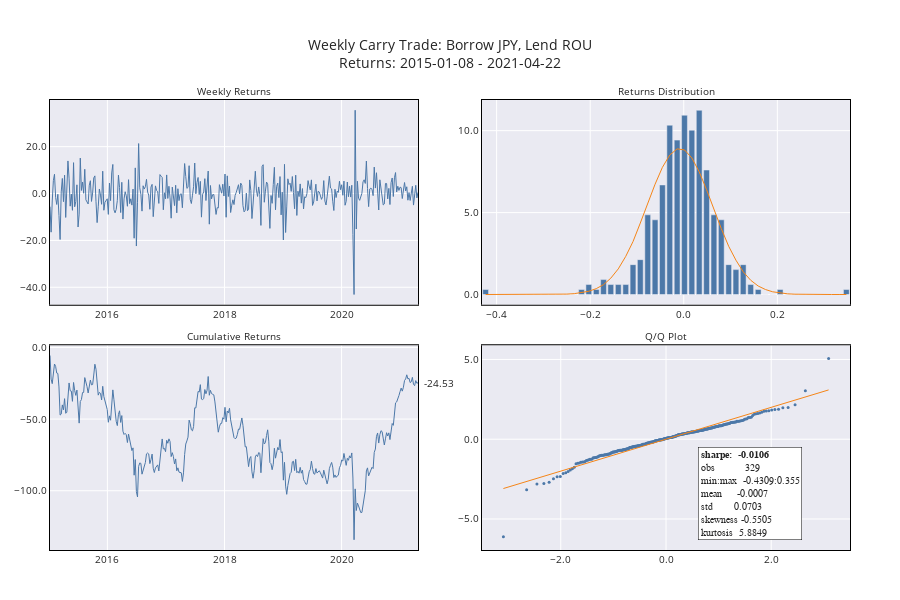

Notebook source saved alongside this figure:
### Markdown cell above
**Distributions of returns**
* Overall this is poor strategy, with a negative cumulative return, higher variability and more extreme outliers than the previous strategy.
* This strategy loses all of its money after 18 months.

**Drivers of profit and loss**
* It looks like the main reason for the poor performance through the first 18 months is that the lend-borrow exchange rate moves are unfavorable and there are no corresponding favorable movements in yields to compensate for them like there were in the previous strategy.
* Leaving aside that we had already lost all our money by then, then losses that result from the pandemic volatility are even more extreme in this case with a maximu single day loss of over 40%.

### Code cell
utils.make_returns_chart(df_ret_1)

### Figure 1 — Plotly figure (JSON) as saved in the notebook; plotly's stock layout.template omitted (floating-point values rounded to 4 significant figures; data arrays with more than 128 entries replaced by an {"elided": "..."} marker saying what was removed)
{"data": [{"line": {"color": "#4C78A8", "width": 1}, "name": "return", "type": "scatter", "x": {"elided": "329 str values"}, "xaxis": "x", "y": {"elided": "329 float values"}, "yaxis": "y"}, {"line": {"color": "#4C78A8", "width": 1}, "name": "cum. return", "type": "scatter", "x": {"elided": "329 str values"}, "xaxis": "x3", "y": {"elided": "329 float values"}, "yaxis": "y3"}, {"marker": {"color": "#4C78A8"}, "name": "pct. of returns", "type": "bar", "x": [-0.4235, -0.407, -0.3915, -0.376, -0.36, -0.3445, -0.329, -0.313, -0.297, -0.2815, -0.266, -0.25, -0.234, -0.2185, -0.203, -0.187, -0.1715, -0.156, -0.14, -0.124, -0.1085, -0.09295, -0.07705, -0.06135, -0.04565, -0.02995, -0.01422, 0.00153, 0.01724, 0.03295, 0.0487, 0.06445, 0.08015, 0.096, 0.1115, 0.127, 0.143, 0.159, 0.1745, 0.19, 0.206, 0.222, 0.2375, 0.253, 0.269, 0.2845, 0.3, 0.316, 0.332, 0.3475], "xaxis": "x2", "y": [0.304, 0, 0, 0, 0, 0, 0, 0, 0, 0, 0, 0, 0, 0.304, 0.6079, 0.304, 0.9119, 0.6079, 0.6079, 0.6079, 1.824, 2.128, 4.863, 4.559, 6.687, 10.33, 9.422, 10.94, 10.03, 11.25, 7.599, 4.863, 4.559, 1.824, 1.52, 1.824, 0.6079, 0.304, 0, 0, 0.304, 0, 0, 0, 0, 0, 0, 0, 0, 0.304], "yaxis": "y2"}, {"line": {"color": "#F58518", "width": 1}, "name": "normal", "type": "scatter", "x": [-0.4235, -0.407, -0.3915, -0.376, -0.36, -0.3445, -0.329, -0.313, -0.297, -0.2815, -0.266, -0.25, -0.234, -0.2185, -0.203, -0.187, -0.1715, -0.156, -0.14, -0.124, -0.1085, -0.09295, -0.07705, -0.06135, -0.04565, -0.02995, -0.01422, 0.00153, 0.01724, 0.03295, 0.0487, 0.06445, 0.08015, 0.096, 0.1115, 0.127, 0.143, 0.159, 0.1745, 0.19, 0.206, 0.222, 0.2375, 0.253, 0.269, 0.2845, 0.3, 0.316, 0.332, 0.3475], "xaxis": "x2", "y": [2.624e-07, 9.762e-07, 3.192e-06, 1.074e-05, 3.432e-05, 9.73e-05, 0.0002813, 0.000772, 0.002012, 0.004713, 0.01111, 0.02488, 0.0529, 0.1024, 0.1969, 0.3595, 0.6033, 0.9968, 1.564, 2.329, 3.229, 4.359, 5.554, 6.731, 7.762, 8.516, 8.889, 8.825, 8.335, 7.49, 6.396, 5.201, 4.023, 2.943, 2.094, 1.385, 0.8703, 0.5192, 0.3052, 0.1647, 0.08441, 0.04107, 0.01995, 0.008781, 0.00367, 0.001546, 0.0005845, 0.0002099, 7.156e-05, 2.49e-05], "yaxis": "y2"}, {"marker": {"color": "#4C78A8", "size": 3}, "mode": "markers", "name": "return norm.", "type": "scatter", "x": {"elided": "329 float values"}, "xaxis": "x4", "y": {"elided": "329 float values"}, "yaxis": "y4"}, {"line": {"color": "#F58518", "width": 1}, "name": "norm.", "type": "scatter", "x": {"elided": "329 float values"}, "xaxis": "x4", "y": {"elided": "329 float values"}, "yaxis": "y4"}], "layout": {"annotations": [{"font": {"size": 10}, "showarrow": false, "text": "Weekly Returns", "x": 0.23, "xanchor": "center", "xref": "paper", "y": 1, "yanchor": "bottom", "yref": "paper"}, {"font": {"size": 10}, "showarrow": false, "text": "Returns Distribution", "x": 0.77, "xanchor": "center", "xref": "paper", "y": 1, "yanchor": "bottom", "yref": "paper"}, {"font": {"size": 10}, "showarrow": false, "text": "Cumulative Returns", "x": 0.23, "xanchor": "center", "xref": "paper", "y": 0.455, "yanchor": "bottom", "yref": "paper"}, {"font": {"size": 10}, "showarrow": false, "text": "Q/Q Plot", "x": 0.77, "xanchor": "center", "xref": "paper", "y": 0.455, "yanchor": "bottom", "yref": "paper"}, {"align": "left", "font": {"size": 10}, "showarrow": false, "text": "-24.53", "x": 0.465, "xanchor": "left", "xref": "paper", "y": -24.53, "yref": "y3"}, {"align": "left", "bgcolor": "white", "bordercolor": "black", "borderpad": 2, "borderwidth": 0.5, "font": {"family": "Courier New, monospace", "size": 10}, "showarrow": false, "text": "<b>sharpe:  -0.0106</b><br>obs          329<br>min:max  -0.4309:0.355<br>mean     -0.0007<br>std       0.0703<br>skewness -0.5505<br>kurtosis  5.8849", "x": 0.81, "xanchor": "left", "xref": "paper", "y": 0.23, "yanchor": "top", "yref": "paper"}], "font": {"size": 10}, "height": 600, "margin": {"b": 50, "l": 50, "r": 50, "t": 100}, "showlegend": false, "title": {"text": "Weekly Carry Trade: Borrow JPY, Lend ROU<br>Returns: 2015-01-08 - 2021-04-22"}, "xaxis": {"anchor": "y", "domain": [0, 0.46], "linecolor": "black", "linewidth": 1, "mirror": true, "showline": true}, "xaxis2": {"anchor": "y2", "domain": [0.54, 1], "linecolor": "black", "linewidth": 1, "mirror": true, "showline": true, "tickformat": "0.1f"}, "xaxis3": {"anchor": "y3", "domain": [0, 0.46], "linecolor": "black", "linewidth": 1, "mirror": true, "showline": true}, "xaxis4": {"anchor": "y4", "domain": [0.54, 1], "linecolor": "black", "linewidth": 1, "mirror": true, "showline": true, "tickformat": "0.1f"}, "yaxis": {"anchor": "x", "domain": [0.545, 1], "linecolor": "black", "linewidth": 1, "mirror": true, "showline": true, "tickformat": "0.1f"}, "yaxis2": {"anchor": "x2", "domain": [0.545, 1], "linecolor": "black", "linewidth": 1, "mirror": true, "showline": true, "tickformat": "0.1f"}, "yaxis3": {"anchor": "x3", "domain": [0, 0.455], "linecolor": "black", "linewidth": 1, "mirror": true, "showline": true, "tickformat": "0.1f"}, "yaxis4": {"anchor": "x4", "domain": [0, 0.455], "linecolor": "black", "linewidth": 1, "mirror": true, "showline": true, "tickformat": "0.1f"}}}
